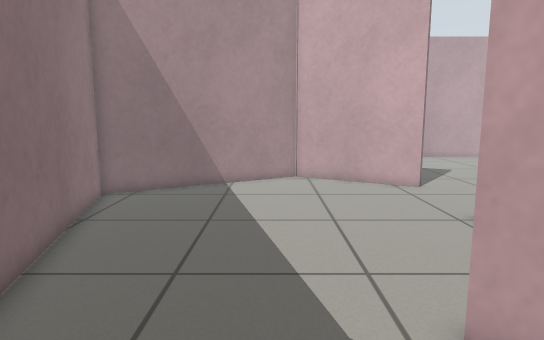
View 1 (above)

19 first-person views from a walk through a Gazebo world. The camera is 0.79 m above the floor, tilts 8° down and sees 75° across. The floor is counted in squares, 0.25 m on a side. Each view is taken from the middle of a square. On the plan, view 1 faces up. The plan holds only what a view shows up to about 20 squares ahead; the rest is blank.

View 2
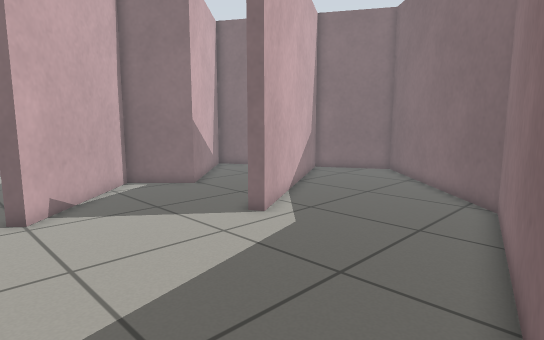

View 3
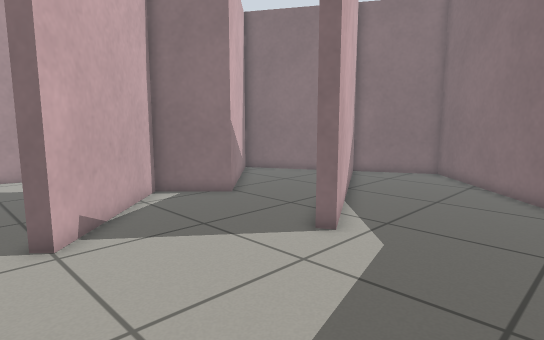

View 4
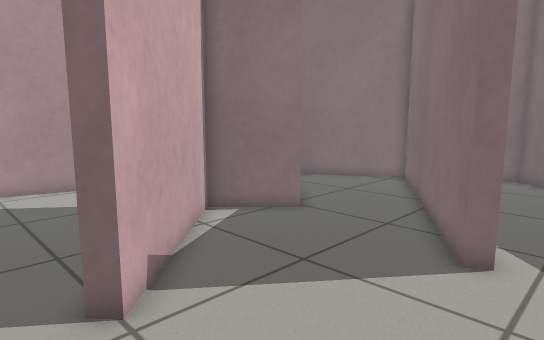

View 5
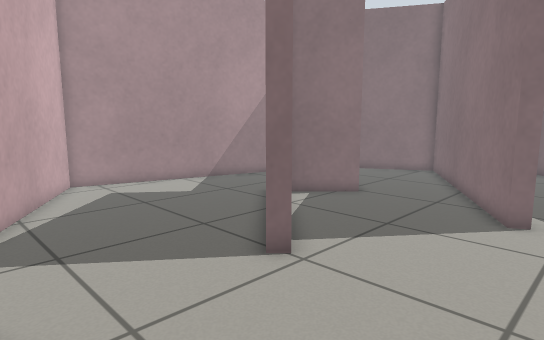

View 6
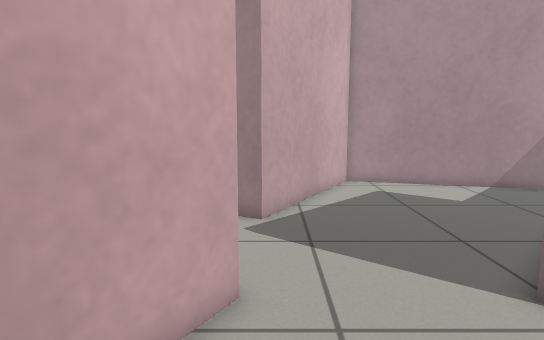

View 7
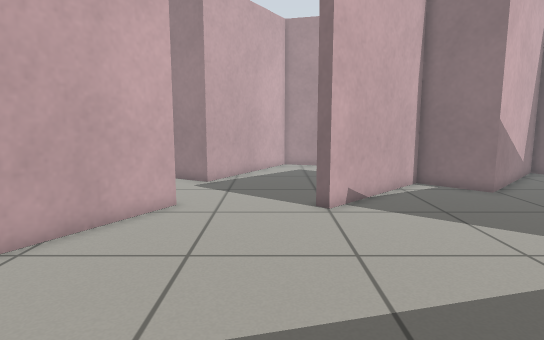

View 8
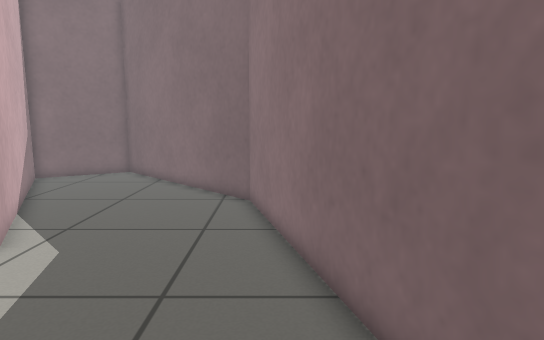

View 9
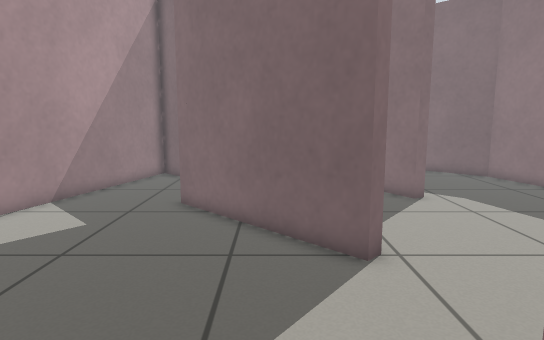

View 10
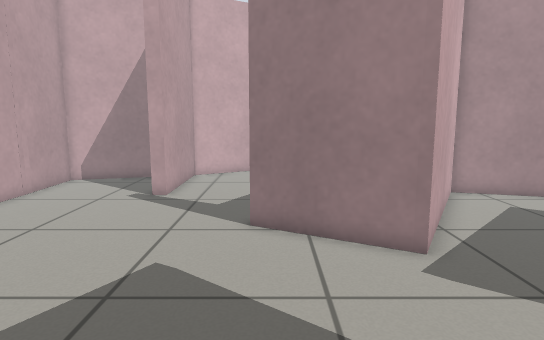

View 11
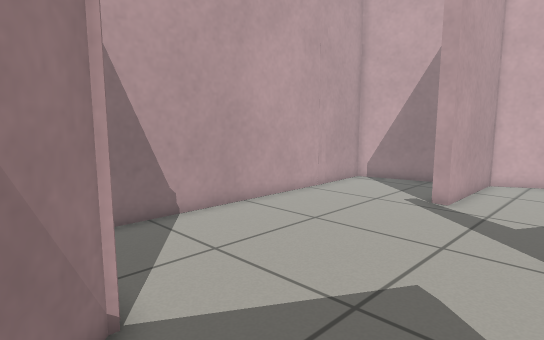

View 12
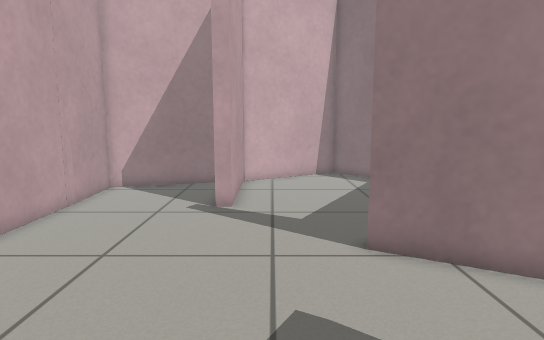

View 13
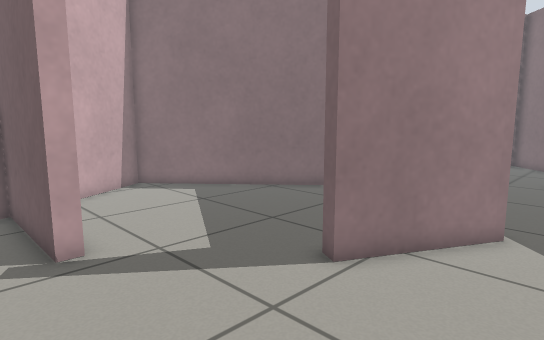

View 14
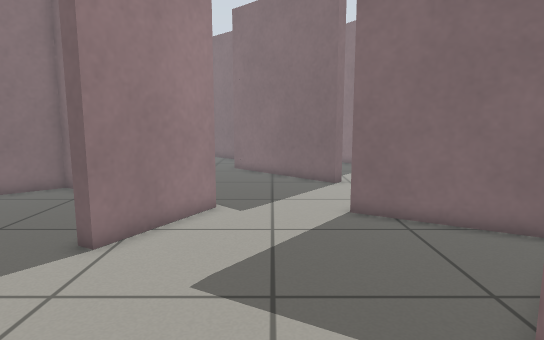

View 15
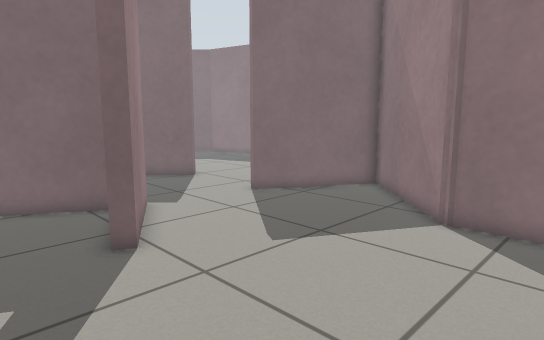

View 16
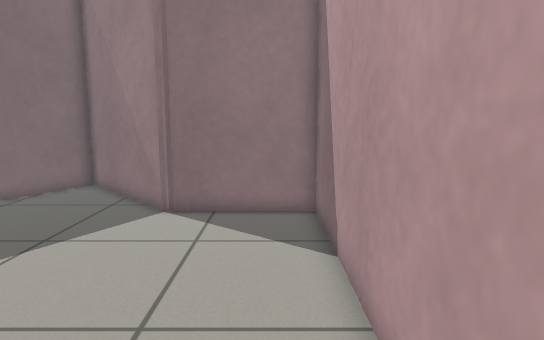

View 17
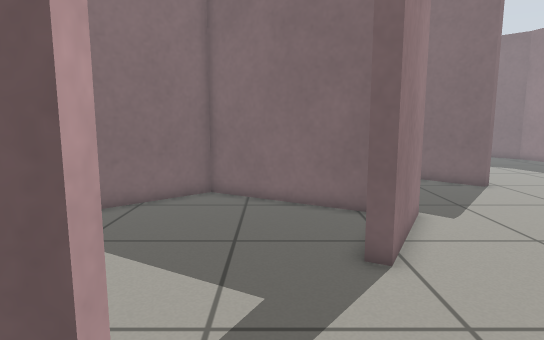

View 18
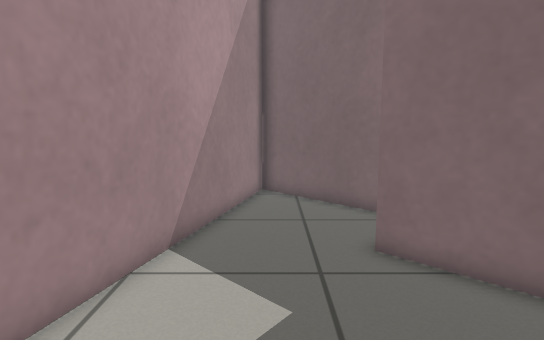

View 19
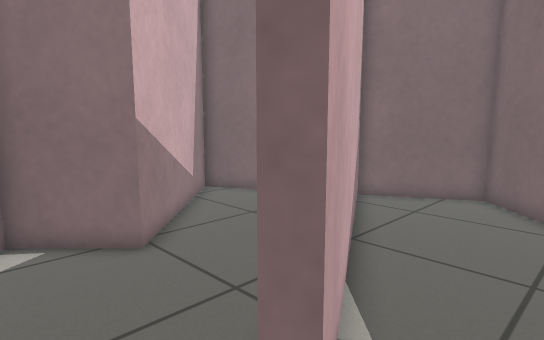

### Floor plan
Ten units are one square. View 1 is at (0, 0); x grows to the right and y downward. Boxes are objects, and circles mark ways between rooms. Rooms are numbered by the first view taken in them; rooms with no view inside come last. Other rooms are left out.
<svg viewBox="-78 -310 355 400">
<path fill="none" stroke="#000" d="M70 -166 14 -198 -73 -148 -31 7 47 85 89 61 27 -46 32 -49 94 58 151 25 92 -33 116 -57 64 -109 68 -114M187 -245 187 -251 240 -251 226 -305 69 -305 69 -253 18 -203 73 -171M120 -163 144 -207 149 -204M68 -114 125 -57M113 -21 154 21 194 -121 120 -163M73 -171 70 -166M134 -163 197 -126 272 -193 243 -245 187 -245"/>
<circle cx="70" cy="-140" r="3" fill="#2a7"/>
<circle cx="95" cy="-170" r="3" fill="#2a7"/>
<circle cx="168" cy="-220" r="3" fill="#2a7"/>
<text x="30" y="-60">1</text>
<text x="130" y="-250">2</text>
<text x="130" y="-100">3</text>
<text x="200" y="-190">4</text>
</svg>
Room 1 opens to room 3. Room 2 opens to room 3. Room 2 opens to room 4.

Where each view was taken, in squares from view 1:
view 1: 0 up, 0 right, facing up
view 2: 13 up, 6 left, facing down-right
view 3: 13 up, 3 left, facing down-right
view 4: 13 up, 1 right, facing down-right
view 5: 17 up, 1 right, facing down-right
view 6: 16 up, 1 right, facing right
view 7: 13 up, 6 left, facing right
view 8: 13 up, 4 left, facing down
view 9: 19 up, 9 right, facing down
view 10: 20 up, 4 right, facing right
view 11: 20 up, 5 right, facing up-right
view 12: 23 up, 6 right, facing right
view 13: 27 up, 10 right, facing down-right
view 14: 29 up, 10 right, facing down
view 15: 29 up, 18 right, facing down-left
view 16: 29 up, 19 right, facing left
view 17: 28 up, 17 right, facing down
view 18: 14 up, 15 right, facing down
view 19: 7 up, 1 right, facing down-right
